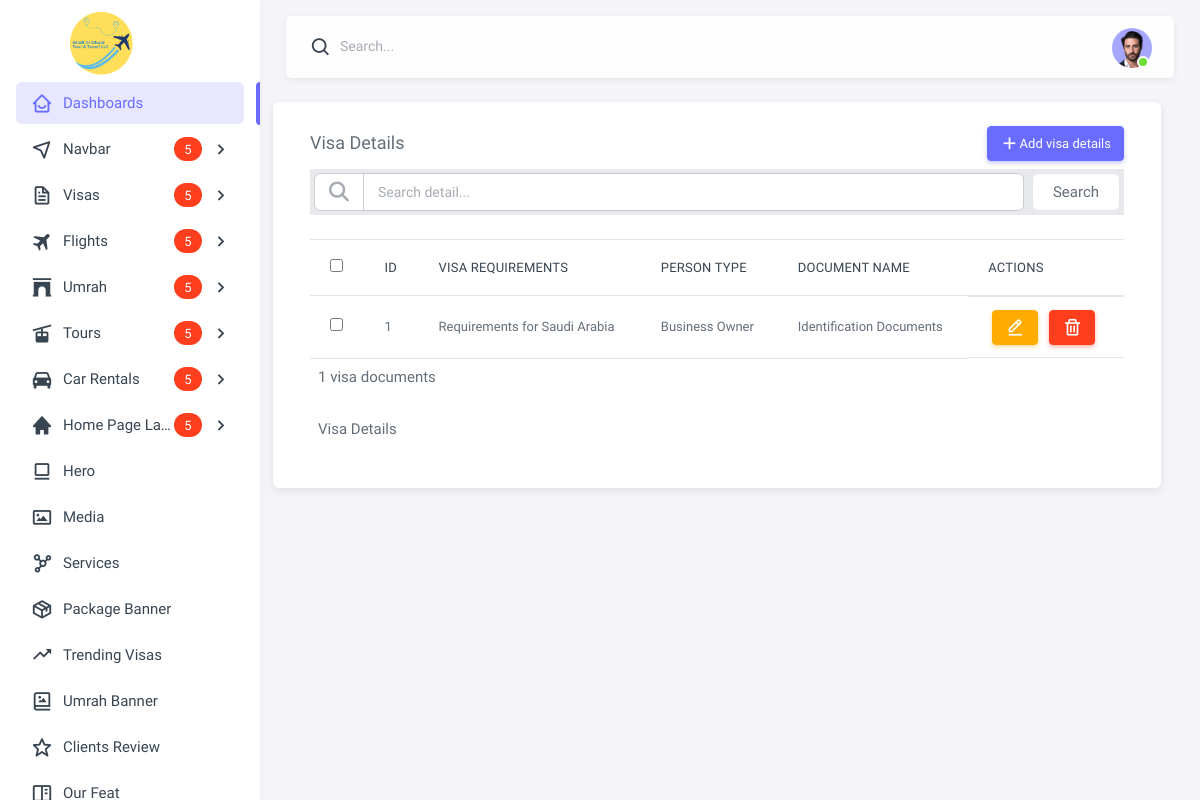
Screenshot of /visa-documents/ with the database file from the repository.
### Visa/models.py (models this page shows, shortened)
class VisaDocuments(models.Model):
    visa_requirements = models.ForeignKey(VisaRequirements, on_delete=models.CASCADE)
    person_type = models.ForeignKey(PersonType, on_delete=models.CASCADE, null=True, blank=True)
    document_name = models.CharField(max_length=100)
    document_description = models.TextField(null=True, blank=True)

class VisaRequirements(models.Model):
    visa_details = models.ForeignKey(VisaDetails, on_delete=models.CASCADE)
    person_type = models.ForeignKey(PersonType, on_delete=models.CASCADE)
    def __str__(self):
        return f"Requirements for {self.visa_details.country_name}"

class VisaDetails(models.Model):
    visa_category = models.ForeignKey(VisaCategory, on_delete=models.CASCADE)
    country_name = models.CharField(max_length=100)
    adult_price = models.CharField(max_length=100, null=True, blank=True)
    child_price = models.CharField(max_length=100, null=True, blank=True)
    image = models.ImageField(upload_to='visa_images')
    description = models.TextField()

class PersonType(models.Model):
    person_type = models.CharField(max_length=100)
    def __str__(self):
        return self.person_type

### Admin_Dasboard/views.py (the view, shortened to what this page needs)
# urls.py: path('visa-documents/',views.visa_documents, name='visa-documents'),  # List, Search, Create, Update
def visa_documents(request):
    query = request.GET.get('search', '')  # Get search input
    total_documents = VisaDocuments.objects.count()
    if query:
        documents = VisaDocuments.objects.filter(document_name__icontains=query)
    else:
        documents = VisaDocuments.objects.all()
    visa_requirements = VisaRequirements.objects.all()
    person_types = PersonType.objects.all()
    document = None  # Initialize document for update
    context = {
        'documents': documents,
        'visa_requirements': visa_requirements,
        'person_types': person_types,
        'total_documents': total_documents,
        'document': document,  # Send document for update
        'search_query': query,  # Pass search query to template
    }
    return render(request, 'Visa/visa-document.html', context)

### Admin_Dasboard/templates/Visa/visa-document.html (shortened to what this page needs)
{% extends "base.html" %}
{% load static %}
{% block body %}
<div class="content-wrapper">
    <div class="container-xxl flex-grow-1 container-p-y">
        <div class="row w-100">
            <div class="card">
                <div class="card-body">
                    <div class="d-flex justify-content-between align-items-center">
                        <p class="mb-0 fs-5">Visa Details</p>
                        <button type="button" class="btn btn-sm btn-primary" data-bs-toggle="modal"
                            data-bs-target="#addModal"><i class='bx bx-plus'></i> Add visa details</button>
                    </div>
                    <form action="{% url 'visa-details' %}" method="GET">
                        <div class="search-person border-outline-dark col-12 bg-secondary-subtle p-1 d-flex mt-2 text-muted">
                            <div class="input-group border-outline-dark">
                                <span class="input-group-text bg-white">
                                    <i class="fa-solid fa-magnifying-glass text-muted"></i>
                                </span>
                                <input type="text" class="form-control bg-white" name="search" placeholder="Search detail..." value="{{ search_query }}">
                            </div>
                            <button type="submit" class="btn btn-white bg-white border ms-2">Search</button>
                        </div>
                    </form>
                    <div class="col-12 mt-3">
                        <div class="row">
                            <div class="col-lg-12 mt-3">
                            <div>
                                <table class="table">
                                    <thead>
                                        <tr>
                                            <th><input type="checkbox"></th>
                                            <th>ID</th>
                                            <th class="text-uppercase">Visa Requirements</th>
                                            <th class="text-uppercase">Person Type</th>
                                            <th class="text-uppercase">Document Name</th>
                                            <th>Actions</th>
                                        </tr>
                                    </thead>
                                    <tbody>
                                        {% for document in documents %}
                                        <tr>
                                            <td><input type="checkbox"></td>
                                            <td>{{ forloop.counter }}</td>
                                            <td>{{ document.visa_requirements }}</td>
                                            <td>{{ document.person_type|default:"N/A" }}</td>
                                            <td>{{ document.document_name }}</td>
                                            <td class="d-flex flex-row gap-2">
                                                <div>
                                                    <button class="btn btn-warning btn-sm mx-1 edit-btn"
                                                        data-id="{{ document.id }}"
                                                        data-visa-req="{{ document.visa_requirements.id }}"
                                                        data-person-type="{{ document.person_type.id }}"
                                                        data-doc-name="{{ document.document_name }}"
                                                        data-doc-desc="{{ document.document_description }}"
                                                        data-bs-toggle="modal"
                                                        data-bs-target="#updateModal{{ document.id }}">
                                                        <i class="bx bx-edit-alt"></i>
                                                    </button>
                                                    <a href="{% url 'delete-visa-document' document.id %}"
                                                       class="btn btn-danger btn-sm mx-1"
                                                       onclick="return confirm('Are you sure you want to delete this?');">
                                                        <i class="bx bx-trash"></i>
                                                    </a>
                                                </div>
                                            </td>
                                        </tr>
                                        {% endfor %}
                                    </tbody>
                                </table>
                                <p class="p-2">1 visa documents</p>
                                <p class="p-2">{{total_visas_details_num}} Visa Details</p>
                            </div>
                        </div>
                        </div>
                    </div>
                </div>
            </div>
        </div>
    </div>
</div>
{% endblock %}

### Admin_Dasboard/static/assets/css/demo.css (style rules this page uses)
.form-control, .form-select { font-size: 14px; border: 1px solid #ccc; }
table th, td { font-size: 13px; }

### rows the page displays
VisaDocuments: visa_requirements "Requirements for Saudi Arabia", person_type "Business Owner", document_name "Identification Documents"
